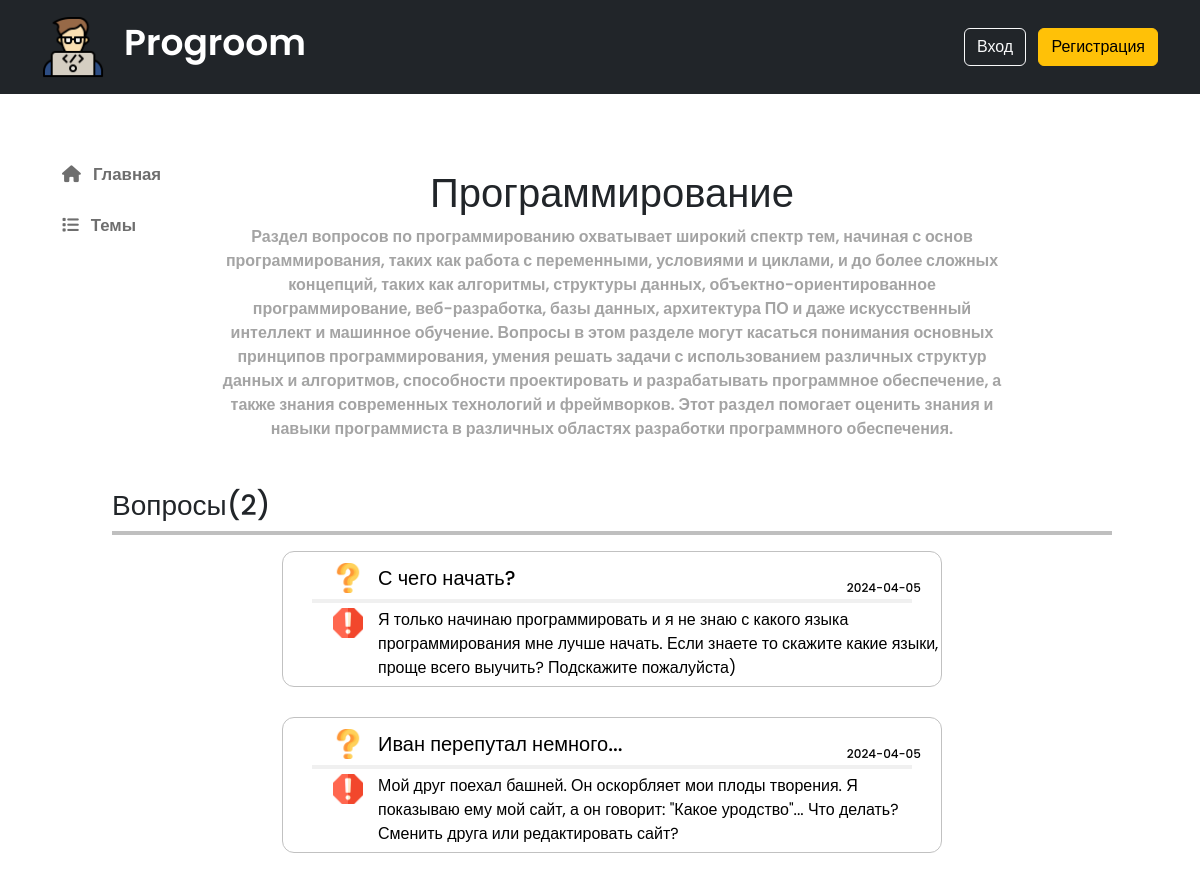
Screenshot of /themes/1 with the database file from the repository.
### data/theme.py (models this page shows)
class Theme(SqlAlchemyBase):
    __tablename__ = 'themes'
    id = sqlalchemy.Column(sqlalchemy.Integer, primary_key=True, autoincrement=True)
    title = sqlalchemy.Column(sqlalchemy.String, nullable=True)
    description = sqlalchemy.Column(sqlalchemy.String, nullable=True)
    create_date = sqlalchemy.Column(sqlalchemy.DateTime, default=datetime.datetime.now)
    creator = sqlalchemy.Column(sqlalchemy.Integer, sqlalchemy.ForeignKey("users.id"))
    user = orm.relationship("User")

### data/question.py (models this page shows)
class Question(SqlAlchemyBase):
    __tablename__ = 'questions'
    id = sqlalchemy.Column(sqlalchemy.Integer, primary_key=True, autoincrement=True)
    title = sqlalchemy.Column(sqlalchemy.String, nullable=True)
    content = sqlalchemy.Column(sqlalchemy.String, nullable=True)
    img = sqlalchemy.Column(sqlalchemy.String, nullable=True)
    create_date = sqlalchemy.Column(sqlalchemy.DateTime, default=datetime.datetime.now)
    is_answer = sqlalchemy.Column(sqlalchemy.Boolean, default=False)
    is_delete = sqlalchemy.Column(sqlalchemy.Boolean, default=False)
    autor = sqlalchemy.Column(sqlalchemy.Integer, sqlalchemy.ForeignKey("users.id"))
    theme_id = sqlalchemy.Column(sqlalchemy.Integer, sqlalchemy.ForeignKey("themes.id"))
    user = orm.relationship("User")
    theme = orm.relationship("Theme")

### app.py (the view)
@app.route('/themes/<int:t_id>')
def theme(t_id):
    sess = db_session.create_session()
    t = sess.query(Theme).filter(Theme.id == t_id).first()
    questions = sess.query(Question).filter(Question.theme_id == t_id).all()
    data = {
        'theme': t,
        'questions': questions,
        "dates": {q.id: str(q.create_date).split()[0] for q in questions},
    }
    return render_template('theme.html', data=data)

### data/db_session.py (called while the page is built)
def create_session() -> Session:
    global __factory
    return __factory()

### templates/theme.html (shortened to what this page needs)
{% extends "base.html" %}
{% block content %}
{% set q_img = url_for('static', filename='img/question.png') %}
{% set q_error = url_for('static', filename='img/error.png') %}
<div class="theme">
    <h1 class="mb-2">{{ data['theme'].title }}</h1>
    <p class="reiting_info mb-5">{{ data['theme'].description }}</p>
    <h3 class="answer_form_zag2 mb-1">Вопросы({{ data['questions']|length }})</h3>
    <hr class="answers_hr mb-3 mt-1">
    {% for q in data['questions'] %}
        <a href="/question/{{ q.id }}" class="question_link">
            <div class="question">
                <div class="question_header">
                    <div class="main_header_question">
                        <img src="{{ q_img }}" alt="" class="q_img">
                        <p>{{ q.title|truncate(40) }}</p>
                    </div>
                    <div class="main_header_data">
                        <p>{{ data['dates'][q.id] }}</p>
                    </div>
                </div>
                <hr class="question_hr">
                <div class="question_footer">
                    <img src="{{ q_error }}" alt="" class="q_img">
                    <p class="question_content">{{ q.content|truncate(200) }}</p>
                </div>
            </div>
        </a>
    {% endfor %}
</div>
{% endblock %}

### static/css/style.css (style rules this page uses)
* { margin: 0; padding: 0; box-sizing: border-box; font-family: "Poppins", sans-serif; }
.reiting_info { font-size: 16px; color: rgb(164, 164, 164); font-weight: 600; }
.question_link { height: 17vh; width: 55vw; text-decoration: none; color: black; margin-bottom: 30px; border-radius: 12px; }
.question { margin-right: auto; height: 17vh; width: 55vw; display: flex; flex-direction: column; border-radius: 12px; border: 1px rgb(193, 193, 193) solid; align-items: center; }
.question_hr { width: 50vw; border: 2px rgb(193, 193, 193) solid; margin: 5px; }
.question_header { width: 100%; height: 4vh; padding-left: 50px; display: flex; align-items: center; margin-top: 10px; }
.main_header_question p { font-size: 2.5vh; font-weight: 500; margin-bottom: 0; }
.main_header_question { display: flex; align-items: center; height: 40px; width: 80% }
.q_img { height: 30px; width: 30px; margin-right: 15px; }
.main_header_data { width: 20%; height: 40px; display: flex; align-items: center; justify-content: right; padding-top: 20px; padding-right: 20px; }
.main_header_data p { font-size: 1.5vh; font-weight: 500; margin-bottom: 0; }
.question_footer { height: 130vh; width: 100%; display: flex; padding-top: -10px; padding-left: 50px; }
.answers_hr { border: black 2px solid; width: 100%; margin: 0; margin-bottom: 10px; }
.theme { width: 1000px; margin: auto; display: flex; flex-direction: column; margin-top: 50px; align-items: center; margin-bottom: 100px; }
.theme>p { width: 800px; text-align: center; }
.theme>h3 { width: 100%; }

### rows the page displays
Theme: theme "Программирование", theme.description "Раздел вопросов по программированию охватывает широкий спектр тем, начиная с основ программирования, таких как работа с переменными, условиями и циклами, и до более сложных концепций, таких как алгоритмы, структуры данных, объектно-ориентированное программирование, веб-разработка, базы данных, архитектура ПО и даже искусственный интеллект и машинное обучение. Вопросы в этом разделе могут касаться понимания основных принципов программирования, умения решать задачи с использованием различных структур данных и алгоритмов, способности проектировать и разрабатывать программное обеспечение, а также знания современных технологий и фреймворков. Этот раздел помогает оценить знания и навыки…"
Question: title "С чего начать?", create_date "2024-04-05", content "Я только начинаю программировать и я не знаю с какого языка программирования мне лучше начать. Если знаете то скажите какие языки, проще всего выучить? Подскажите пожалуйста)"
Question: title "Иван перепутал немного...", create_date "2024-04-05", content "Мой друг поехал башней. Он оскорбляет мои плоды творения. Я показываю ему мой сайт, а он говорит: \"Какое уродство\"... Что делать? Сменить друга или редактировать сайт?"

### other values shown
{{ data['questions']|length }} "2"
